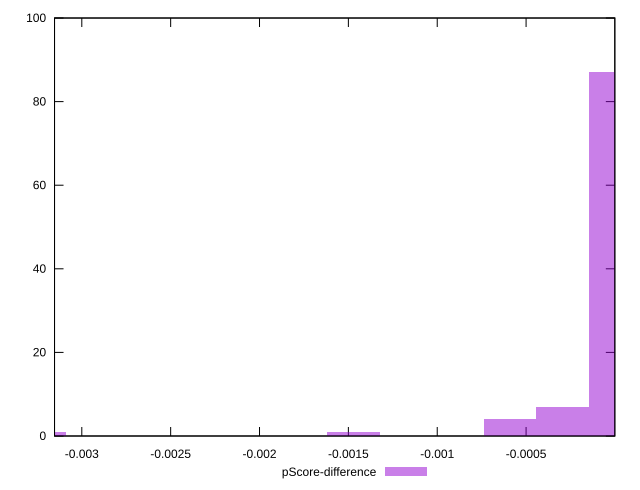

Recreate this plot in gnuplot.
reset

$pScoreDifference <<EOF
-0.0032384104872840245 1
0 87
-0.0002944009533894568 7
-0.0005888019067789136 4
-0.001472004766947284 1
EOF

set key outside below
set boxwidth 0.0002944009533894568
set xrange [-0.0031534591832170777:-6.619511143668433e-7]
set yrange [0:100]
set trange [0:100]
set style fill transparent solid 0.5 noborder
set terminal svg size 640, 490 enhanced background rgb 'white'
set output "reports/report_00032_2021-02-25T10-28-15.087Z/estimated-input-latency/samples/music/pScore-difference/histogram.svg"

plot $pScoreDifference title "pScore-difference" with boxes

reset
